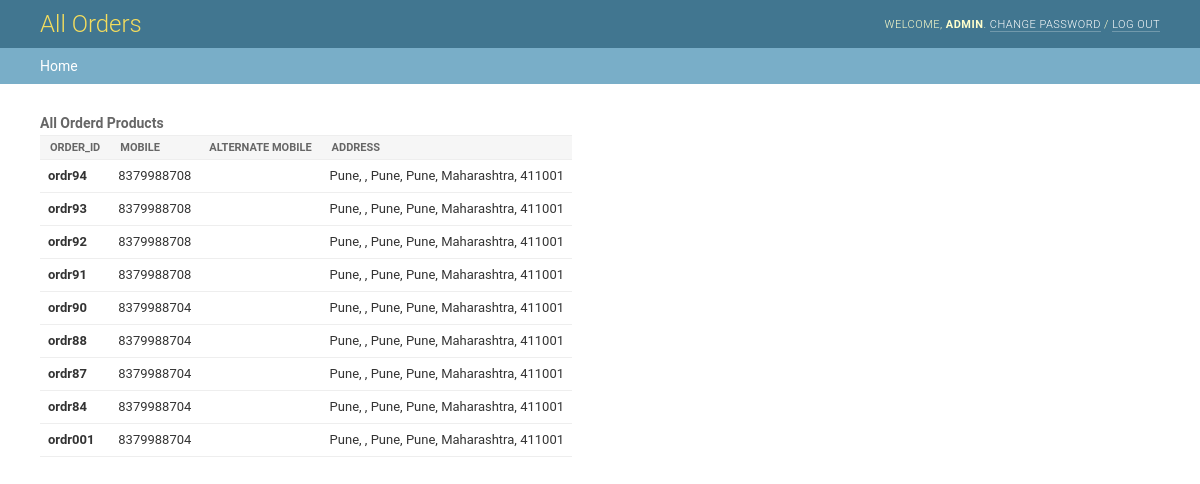
Screenshot of /cloths_website/india/my/admin/pannel/admin20/ (signed in) with the database file from the repository.
### saler/models.py (models this page shows)
class Orders(models.Model):
	STATUS_CHOICES = (("Accepted",'Accepted'),("Packed",'Packed'),("On The Way",'On The Way'),("Delivered",'Delivered'),("Cancel",'Cancel'))
	order_id = models.CharField(max_length=50,default='')
	saler = models.CharField(max_length=100,default='wrappers@admin',)
	user = models.ForeignKey(User, default='', on_delete=models.CASCADE)
	products = models.CharField(max_length=50)
	size = models.CharField(max_length=50,default='',null=True)
	status = models.CharField(max_length=15,choices=STATUS_CHOICES,default='')

### main/models.py (models this page shows, shortened)
class UserDetail(models.Model):
	SEX_CHOICES = (("Male",'Male'),("Female",'Female'),("Other",'Other'))
	STATE_CHOICES = (
		("Andaman & Nicobar Islands",'Andaman & Nicobar Islands'),
		("Andhra Pradesh",'Andhra Pradesh'),
		("Arunachal Pradesh",'Arunachal Pradesh'),
		("Assam",'Assam'),
		("Bihar",'Bihar'),
		("Chandigarh",'Chandigarh'),
		("Chhattisgarh",'Chhattisgarh'),
		("Dadra & Nagar Haveli",'Dadra & Nagar Haveli'),
		("Daman and Diu",'Daman and Diu'),
		("Delhi",'Delhi'),
		("Goa",'Goa'),
		("Gujarat",'Gujarat'),
		("Haryana",'Haryana'),
		("Himachal Pradesh",'Himachal Pradesh'),
		("Jammu & Kashmir",'Jammu & Kashmir'),
		("Jharkhand",'Jharkhand'),
		("Karnataka",'Karnataka'),
		("Kerala",'Kerala'),
		("Lakshadweep",'Lakshadweep'),
		("Madhya Pradesh",'Madhya Pradesh'),
		("Maharashtra",'Maharashtra'),
		("Manipur",'Manipur'),
		("Meghalaya",'Meghalaya'),
		("Mizoram",'Mizoram'),
		("Nagaland",'Nagaland'),
		("Odisha",'Odisha'),
		("Puducherry",'Puducherry'),
		("Punjab",'Punjab'),
		("Rajasthan",'Rajasthan'),
		("Sikkim",'Sikkim'),
		("Tamil Nadu",'Tamil Nadu'),
		("Telangana",'Telangana'),
		("Tripura",'Tripura'),
		("Uttarakhand",'Uttarakhand'),
		("Uttar Pradesh",'Uttar Pradesh'),
		("West Bengal",'West Bengal'),
		)
	user = models.OneToOneField(User, on_delete=models.CASCADE,primary_key=True)
	dob = models.DateField(null = True)
	photo = models.ImageField(default='default.png',upload_to='user_photos')
	mobile = models.CharField(max_length=10,null=True)
	alternate_mobile = models.CharField(max_length=10,null=True,blank=True)
	address = models.TextField()
	pincode = models.CharField(max_length=6, null=True)
	landmark = models.CharField(max_length=500, null=True, blank=True)
	locality = models.CharField(max_length=100, null=True, blank=True)
	city = models.CharField(max_length=100, null=True, blank=True)
	state = models.CharField(max_length=50,choices=STATE_CHOICES, null=True)
	sex = models.CharField(max_length=6,choices=SEX_CHOICES, null=True)

### saler/views.py (the view)
# urls.py: path('cloths_website/india/my/admin/pannel/admin20/', admin2, name = 'admin2'),
def admin2(request):
	if request.user.is_superuser:
		ordr = [i for i in Orders.objects.all() if i.status != 'Cancel' and i.status != 'On The Way' and i.status != 'Delivered'][::-1]
		params = {
				'orders':ordr,
				'dorders': [i for i in Orders.objects.filter(saler=request.user) if i.status != 'Cancel' and i.status == 'On The Way' or i.status == 'Delivered'],
				'cart_element_no' : len([p for p in MyCart.objects.all() if p.user == request.user]),
				}
		return render(request, 'saler/admin2.html', params)
	else:
		return redirect("/")

### saler/templates/saler/admin2.html (shortened to what this page needs)
{% extends 'admin/base.html' %}
{% block branding %}
    <h1 style="display: inline;" class="ml-2">All Orders</h1>
{% endblock %}
{% block usertools %}
  <div id="user-tools">
    {% block welcome-msg %}
      {{block.super}}
    {% endblock %}
    {% block userlinks  %}
      {{block.super}}
    {% endblock %}
  </div>
{% endblock %}
{% block pretitle %}<h3>All Orderd Products</h3>{% endblock %}
{% block content %}
    <div class="container-fluid">
      <table class="table">
      <thead class="thead-dark">
        <tr>
          <th scope="col">order_id</th>
          <th scope="col">mobile</th>
          <th scope="col">alternate mobile</th>
          <th scope="col">Address</th>
        </tr>
      </thead>
      <tbody>
        {% for i in orders %}
        <tr>
          <th scope="row">{{i.order_id}}</th>
          <td>{{i.user.userdetail.mobile}}</td>
          <td>{{i.user.userdetail.alternate_mobile}}</td>
          <td>{{i.user.userdetail.address}}, {{i.user.userdetail.landmark}}, {{i.user.userdetail.locality}}, {{i.user.userdetail.city}}, {{i.user.userdetail.state}}, {{i.user.userdetail.pincode}}</td>
        </tr>
        {% endfor %}
      </tbody>
    </table>
    </div>
{% endblock %}

### static/css/base.css (style rules this page uses)
body { margin: 0; padding: 0; font-size: 14px; font-family: "Roboto","Lucida Grande","DejaVu Sans","Bitstream Vera Sans",Verdana,Arial,sans-serif; color: #333; background: #fff; }
a:link, a:visited { color: #447e9b; text-decoration: none; }
h1,h2,h3,h4,h5 { font-weight: bold; }
h1 { margin: 0 0 20px; font-weight: 300; font-size: 20px; color: #666; }
h3 { font-size: 14px; margin: .8em 0 .3em 0; color: #666; font-weight: bold; }
table { border-collapse: collapse; border-color: #ccc; }
td, th { font-size: 13px; line-height: 16px; border-bottom: 1px solid #eee; vertical-align: top; padding: 8px; font-family: "Roboto", "Lucida Grande", Verdana, Arial, sans-serif; }
th { font-weight: 600; text-align: left; }
thead th, tfoot td { color: #666; padding: 5px 10px; font-size: 11px; background: #fff; border: none; border-top: 1px solid #eee; border-bottom: 1px solid #eee; }
thead th { padding: 5px 10px; line-height: normal; text-transform: uppercase; background: #f6f6f6; }
div.breadcrumbs { background: #79aec8; padding: 10px 40px; border: none; font-size: 14px; color: #c4dce8; text-align: left; }
div.breadcrumbs a { color: #fff; }
#container { position: relative; width: 100%; min-width: 980px; padding: 0; }
#content { padding: 20px 40px; }
#header { width: auto; height: auto; display: flex; justify-content: space-between; align-items: center; padding: 10px 40px; background: #417690; color: #ffc; overflow: hidden; }
#header a:link, #header a:visited { color: #fff; }
#branding { float: left; }
#branding h1 { padding: 0; margin: 0 20px 0 0; font-weight: 300; font-size: 24px; color: #f5dd5d; }
#branding h1, #branding h1 a:link, #branding h1 a:visited { color: #f5dd5d; }
#user-tools { float: right; padding: 0; margin: 0 0 0 20px; font-weight: 300; font-size: 11px; letter-spacing: 0.5px; text-transform: uppercase; text-align: right; }
#user-tools a { border-bottom: 1px solid rgba(255, 255, 255, 0.25); }

### rows the page displays
Orders: order_id "ordr94", user.userdetail.mobile "8379988708", user.userdetail.address "Pune", user.userdetail.locality "Pune", user.userdetail.city "Pune", user.userdetail.state "Maharashtra", user.userdetail.pincode "411001"
Orders: order_id "ordr93", user.userdetail.mobile "8379988708", user.userdetail.address "Pune", user.userdetail.locality "Pune", user.userdetail.city "Pune", user.userdetail.state "Maharashtra", user.userdetail.pincode "411001"
Orders: order_id "ordr92", user.userdetail.mobile "8379988708", user.userdetail.address "Pune", user.userdetail.locality "Pune", user.userdetail.city "Pune", user.userdetail.state "Maharashtra", user.userdetail.pincode "411001"
Orders: order_id "ordr91", user.userdetail.mobile "8379988708", user.userdetail.address "Pune", user.userdetail.locality "Pune", user.userdetail.city "Pune", user.userdetail.state "Maharashtra", user.userdetail.pincode "411001"
Orders: order_id "ordr90", user.userdetail.mobile "8379988704", user.userdetail.address "Pune", user.userdetail.locality "Pune", user.userdetail.city "Pune", user.userdetail.state "Maharashtra", user.userdetail.pincode "411001"
Orders: order_id "ordr88", user.userdetail.mobile "8379988704", user.userdetail.address "Pune", user.userdetail.locality "Pune", user.userdetail.city "Pune", user.userdetail.state "Maharashtra", user.userdetail.pincode "411001"
Orders: order_id "ordr87", user.userdetail.mobile "8379988704", user.userdetail.address "Pune", user.userdetail.locality "Pune", user.userdetail.city "Pune", user.userdetail.state "Maharashtra", user.userdetail.pincode "411001"
Orders: order_id "ordr84", user.userdetail.mobile "8379988704", user.userdetail.address "Pune", user.userdetail.locality "Pune", user.userdetail.city "Pune", user.userdetail.state "Maharashtra", user.userdetail.pincode "411001"
Orders: order_id "ordr001", user.userdetail.mobile "8379988704", user.userdetail.address "Pune", user.userdetail.locality "Pune", user.userdetail.city "Pune", user.userdetail.state "Maharashtra", user.userdetail.pincode "411001"
